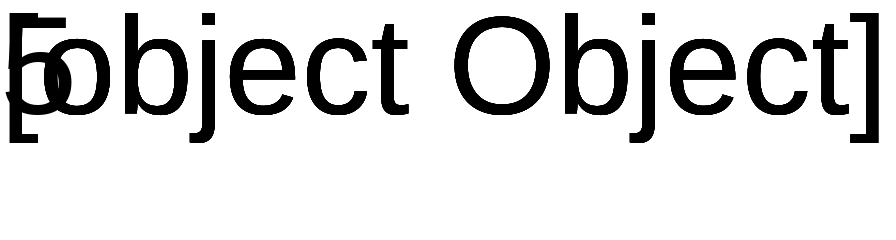

Vega-Lite specification for this chart:
### Vega specification from a JSON file in a GitHub repository (floating-point values rounded to 4 significant figures)
{"width": 10, "height": 10, "data": [{"name": "other", "values": [{"k": 1, "v": "one"}]}, {"name": "impute", "values": [{"a": 0, "b": 10, "g": "y", "t": 0, "arr": [0, 1], "txt": "w0 v", "x": 0, "y": 0}, {"a": 1, "b": 9, "g": "x", "t": 86400000, "arr": [1, 2], "txt": "w1 v", "x": 3, "y": 5}, {"a": 2, "b": 8, "g": "y", "t": 172800000, "arr": [2, 3], "txt": "w2 v", "x": 6, "y": 10}, {"a": 3, "b": 7, "g": "x", "t": 259200000, "arr": [3, 4], "txt": "w3 v", "x": 9, "y": 15}, {"a": 4, "b": 6, "g": "y", "t": 345600000, "arr": [4, 5], "txt": "w4 v", "x": 12, "y": 20}, {"a": 5, "b": 5, "g": "x", "t": 432000000, "arr": [5, 6], "txt": "w5 v", "x": 15, "y": 25}], "transform": [{"type": "crossfilter", "fields": ["a", "b"], "query": [[1, 4], [0, 10]], "signal": "S"}, {"type": "impute", "field": "a", "key": "g", "groupby": ["b"]}]}], "projections": [{"name": "p", "type": "identity"}], "marks": [{"type": "text", "from": {"data": "impute"}, "encode": {"enter": {"text": {"signal": "'' + datum"}}}}]}
